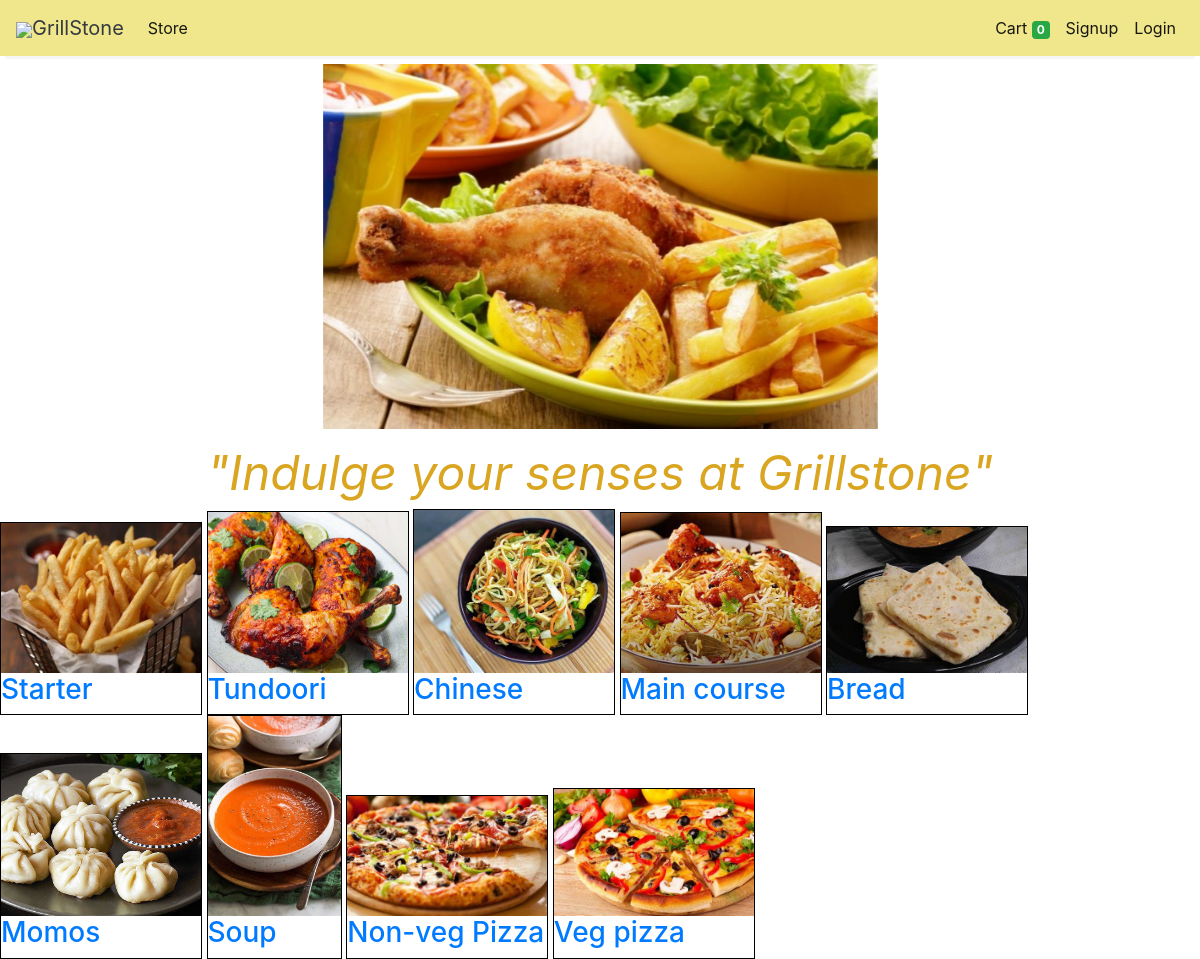
/home/, run on the app's committed database.
### store/models/carousel.py (models this page shows, shortened)
class CarouselImage(models.Model):
    id = models.BigAutoField(primary_key=True)
    image = models.ImageField(upload_to='carousel_images/')

### store/models/category.py (models this page shows, shortened)
class Category(models.Model):
    id = models.BigAutoField(primary_key=True)
    name= models.CharField(max_length=50)
    image= models.ImageField(upload_to='uploads/category/')

### store/views/home.py (the view)
# urls.py: path('home/', home, name='homee'),
def home(request):
    food_items = Category.objects.all()
    carousel_images = CarouselImage.objects.all()
    added_categories = {}
    unique_food_items = []
    for item in food_items:
        added_categories[item.name] = True
        unique_food_items.append(item)
    context = {'food_items': unique_food_items,'carousel_images': carousel_images}
    return render(request, 'home.html', context)

### store/templates/home.html (shortened to what this page needs)
{% extends 'base.html' %}
{% block header %}
        {% load static %}
{% endblock %}
{% block content %}
{% load static %}
<div class="container">
    <div id="myCarousel" class="carousel slide" data-ride="carousel">
        <div class="carousel-inner w-50 mx-auto my-2">
            {% for image in carousel_images %}
                <div class="carousel-item {% if forloop.first %}active{% endif %}">
                    <img src="{{ image.image.url }}" class="d-block w-100" alt="{{ image.alt_text }}">
                </div>
            {% endfor %}
        </div>
    </div>
</div>
<div class="quote" id = 'quot' style = 'text-align: center; font-size: 3rem;'>
    <i style="color: goldenrod;">"Indulge your senses at Grillstone" </i>
</div>
    <div>
        {% for category in food_items %}
				<a href="/store?category={{category.id}}">
					<div id='fooder' style="border: 1px solid #000000; padding: 0px; margin: 0px; display: inline-block;">
                        <img src="{{ category.image.url }}" alt="{{ category.name }}" style="max-width: 200px; max-height: 200px;">
                        <h3>{{ category.name }}</h3>
                    </div>
                </a>
			{% endfor %}
    </div>
{% endblock %}

### store/templates/base.html (shortened to what this page needs)
<!doctype html>
<html lang="en">
<head>
  <link rel="stylesheet" href="https://stackpath.bootstrapcdn.com/bootstrap/4.5.2/css/bootstrap.min.css">
  <link rel="stylesheet" href="https://maxcdn.bootstrapcdn.com/bootstrap/4.0.0/css/bootstrap.min.css"
>
</head>
<body>
<nav class="one-edge-shadow
  navbar navbar-light
  sticky-top navbar
  navbar-expand-lg
  text-white" style = "background-color:khaki;">
    <a class="navbar-brand ms-3 text-dark " href="/home">
    <link rel="stylesheet" href="https://use.fontawesome.com/releases/v5.7.0/css/all.css">
    <img src="https://www.freepnglogos.com/uploads/shopping-cart-png/shopping-cart-svg-png-icon-download-28.png" style="width:50px;height:50px,color:text-light;">GrillStone</a>
    <div class="collapse navbar-collapse" id="navbarSupportedContent">
      <ul class="navbar-nav mr-auto">
        <li class="nav-item active">
          <a class="nav-link" href="/store">Store <span class="sr-only">(current)</span></a>
        </li>
          </ul>
      <ul class=" navbar-nav my-2 my-lg-0">
        <li class="nav-item active">
          <a class="nav-link" href="/cart">Cart
            <span class="badge badge-success">{{request.session.cart.keys|length}}</span>
            <span class="sr-only">(current)</span></a>
        </li>
        {% if request.session.customer %}
        <li class="nav-item active ">
          <a class="nav-link" href="/orders">Orders<span class="sr-only">(current)</span></a>
        </li>
        <li class="nav-item active ">
          <a class="nav-link" href="/logout">Logout<span class="sr-only">(current)</span></a>
        </li>
        {% else %}
        <li class="nav-item active">
          <a class="nav-link" href="/signup">Signup<span class="sr-only">(current)</span></a>
        </li>
        <li class="nav-item active">
          <a class="nav-link" href="/login">Login<span class="sr-only">(current)</span></a>
        </li>
        {% endif %}
      </ul>
    </div>
  </nav>
  {% block content %}{% endblock %}
</body>
</html>

### store/templates/base.html (style rules this page uses)
.one-edge-shadow { box-shadow: 0 8px 2px -5px rgb(246, 245, 245); }

### data on the page
CarouselImage: image (picture)
Category: image (picture), name "Starter"
Category: image (picture), name "Tundoori"
Category: image (picture), name "Chinese"
Category: image (picture), name "Main course"
Category: image (picture), name "Bread"
Category: image (picture), name "Momos"
Category: image (picture), name "Soup"
Category: image (picture), name "Non-veg Pizza"
Category: image (picture), name "Veg pizza"

### other printed values
{{ request.session.cart.keys|length }} "0"
